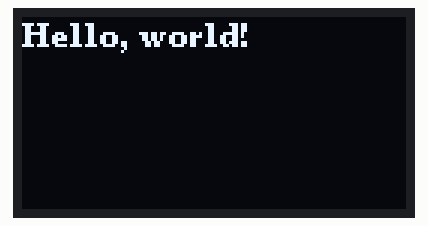
A sketch run on a simulated Arduino Uno, built with avr-gcc and run on an emulated ATmega328P. Parts: 128×64 one-colour display.

Above: at 0.1 s.
At 1.3 s:
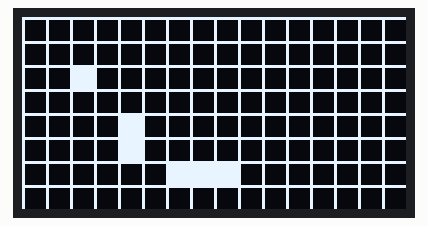
At 7.5 s:
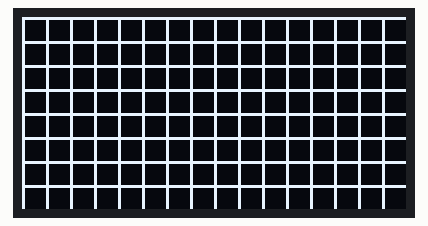
At 13.9 s:
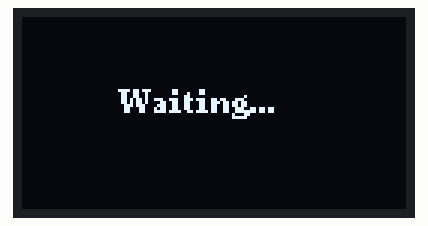
At 16.0 s:
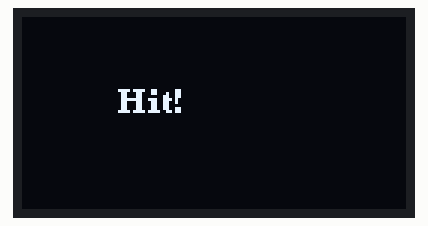
At 35.0 s:
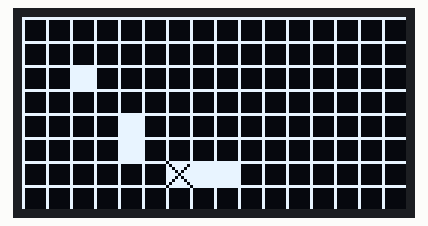

The sketch:

amiral_batti.ino
```cpp
#include <Wire.h>
#include <U8g2lib.h>

// Define custom I2C pins
#define I2C_SCL 22
#define I2C_SDA 21

// Initialize the U8g2 library for the SSD1106 display with custom I2C pins
U8G2_SSD1306_128X64_NONAME_F_HW_I2C u8g2(U8G2_R0, /* reset=*/ U8X8_PIN_NONE, /* clock=*/ I2C_SCL, /* data=*/ I2C_SDA);

int counter = 0;

struct Boat {
  int x;
  int y;
  int length;
  bool horizontal;
  bool hit[4]; // Maximum length is 4
};

Boat boats[4];

int highlightX = 0;
int highlightY = 0;

void setup() {
  Serial.begin(115200);
  u8g2.begin();
  u8g2.clearBuffer();          // Clear the internal memory
  u8g2.setFont(u8g2_font_ncenB08_tr); // Choose a suitable font
  u8g2.drawStr(0, 10, "Hello, world!");  // Write something to the internal memory
  u8g2.sendBuffer();           // Transfer internal memory to the display
  delay(1000);                 // Wait for 1 second

  // Initialize boats
  boats[0] = {2, 2, 1, true, {false}};
  boats[1] = {4, 4, 2, false, {false, false}};
  boats[2] = {6, 6, 3, true, {false, false, false}};
  boats[3] = {8, 8, 4, false, {false, false, false, false}};
}

void drawBattleMap() {
  u8g2.clearBuffer();          // Clear the internal memory
  u8g2.setFont(u8g2_font_ncenB08_tr); // Choose a suitable font

  // Draw the battle map grid
  int gridSize = 16;           // 16 cells horizontally and vertically
  int cellSize = 8;            // Each cell is 8x8 pixels
  for (int i = 0; i <= gridSize; i++) {
    u8g2.drawLine(i * cellSize, 0, i * cellSize, gridSize * cellSize); // Vertical lines
    u8g2.drawLine(0, i * cellSize, gridSize * cellSize, i * cellSize); // Horizontal lines
  }
}

void drawBoat(Boat boat) {
  int cellSize = 8; // Each cell is 8x8 pixels
  for (int i = 0; i < boat.length; i++) {
    int x = boat.x * cellSize;
    int y = boat.y * cellSize;
    if (boat.horizontal) {
      x += i * cellSize;
    } else {
      y += i * cellSize;
    }
    if (boat.hit[i]) {
      // Draw demolished boat part
      u8g2.drawBox(x, y, cellSize, cellSize);
      u8g2.setDrawColor(0); // Set color to black
      u8g2.drawLine(x, y, x + cellSize, y + cellSize);
      u8g2.drawLine(x + cellSize, y, x, y + cellSize);
      u8g2.setDrawColor(1); // Set color back to white
    } else {
      // Draw intact boat part
      u8g2.drawBox(x, y, cellSize, cellSize);
    }
  }
  u8g2.sendBuffer();           // Transfer internal memory to the display

}

void handleOpponentHit(int x, int y) {
  for (int i = 0; i < 4; i++) {
    Boat &boat = boats[i];
    for (int j = 0; j < boat.length; j++) {
      int bx = boat.x + (boat.horizontal ? j : 0);
      int by = boat.y + (boat.horizontal ? 0 : j);
      if (bx == x && by == y) {
        boat.hit[j] = true;
        drawBoat(boat);        // Redraw the boat to show the hit
        return;
      }
    }
  }
  u8g2.sendBuffer();           // Transfer internal memory to the display
}

void resetMap() {
  drawBattleMap();             // Draw the battle map
  u8g2.sendBuffer();           // Transfer internal memory to the display
}

void highlightSquare(int x, int y, bool on) {
  int cellSize = 8; // Each cell is 8x8 pixels
  if (on) {
    u8g2.drawBox(x * cellSize, y * cellSize, cellSize, cellSize);
  } else {
    // Redraw the grid cell to clear the highlight
    u8g2.setDrawColor(0); // Set color to black to clear the square
    u8g2.drawBox(x * cellSize, y * cellSize, cellSize, cellSize);
    u8g2.setDrawColor(1); // Set color back to white
    u8g2.drawLine(x * cellSize, y * cellSize, x * cellSize, (y + 1) * cellSize); // Vertical line
    u8g2.drawLine(x * cellSize, y * cellSize, (x + 1) * cellSize, y * cellSize); // Horizontal line
  }
  u8g2.sendBuffer();           // Transfer internal memory to the display
}

void moveHighlightUp() {
  highlightSquare(highlightX, highlightY, false);
  highlightY = max(0, highlightY - 1);
  highlightSquare(highlightX, highlightY, true);
}

void moveHighlightDown() {
  highlightSquare(highlightX, highlightY, false);
  highlightY = min(15, highlightY + 1);
  highlightSquare(highlightX, highlightY, true);
}

void moveHighlightLeft() {
  highlightSquare(highlightX, highlightY, false);
  highlightX = max(0, highlightX - 1);
  highlightSquare(highlightX, highlightY, true);
}

void moveHighlightRight() {
  highlightSquare(highlightX, highlightY, false);
  highlightX = min(15, highlightX + 1);
  highlightSquare(highlightX, highlightY, true);
}

void handleUserHit(bool hit) {
  // Simulate sending data with a delay
  u8g2.clearBuffer();          // Clear the internal memory
  u8g2.setFont(u8g2_font_ncenB08_tr); // Choose a suitable font
  u8g2.drawStr(32, 32, "Waiting..."); // Display waiting message
  u8g2.sendBuffer();           // Transfer internal memory to the display
  delay(2000);                 // Wait for 2 seconds

  // Display hit or miss message
  u8g2.clearBuffer();          // Clear the internal memory
  if (hit) {
    u8g2.drawStr(32, 32, "Hit!");
  } else {
    u8g2.drawStr(32, 32, "Missed...");
  }
  u8g2.sendBuffer();           // Transfer internal memory to the display
  delay(2000);                 // Wait for 2 seconds
}

void loop() {
  drawBattleMap();             // Draw the battle map

  for (int i = 0; i < 4; i++) {
    drawBoat(boats[i]);        // Draw boats dynamically
  }
  u8g2.sendBuffer();           // Transfer internal memory to the display
  delay(1000);                 // Wait for 1 second
  handleOpponentHit(6, 6);     // Simulate a hit at (6, 6)
  delay(5000);                 // Wait for 5 seconds

  // Reset map for our turn
  resetMap();
  delay(500);                  // Wait for 0.5 second

  // Highlight the top-left square
  highlightSquare(highlightX, highlightY, true);
  delay(2000);                  // Wait for 2 seconds

  // Simulate moving the highlighted square to (4, 3)
  for (int i = 0; i < 4; i++) {
    moveHighlightRight();
    delay(500);                // Wait for 0.5 second
  }
  for (int i = 0; i < 3; i++) {
    moveHighlightDown();
    delay(500);                // Wait for 0.5 second
  }

  // Simulate user hit
  handleUserHit(true);         // Simulate a hit

  // Reset highlight
  highlightSquare(highlightX, highlightY, false);
  highlightX = 0;
  highlightY = 0;
}
```

Measured:
- what the display in image 1 shows lasts 1.1 s, from 1.2 s to 2.3 s
- what the display in image 2 shows lasts 0.6 s, from 7.4 s to 8.0 s
- what the display in image 3 shows lasts 2.0 s, from 13.9 s to 15.9 s
